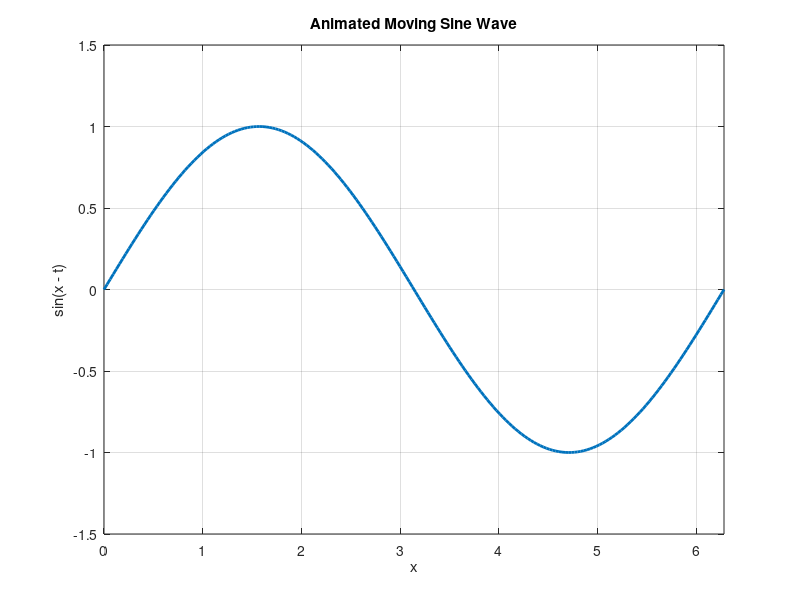

Write the MATLAB code that produced this figure. (Note: this script raises an error after producing the figure.)
clc; clear; close all;

% Parameters
x = linspace(0, 2*pi, 200);
y = sin(x);
h = plot(x, y, 'LineWidth', 2);
axis([0 2*pi -1.5 1.5]);
grid on;
title('Animated Moving Sine Wave');
xlabel('x');
ylabel('sin(x - t)');

% Create a video writer object
v = VideoWriter('sine_wave_animation.mp4', 'MPEG-4'); % Output file
v.FrameRate = 30;  % Frames per second
open(v);           % Open file for writing

% Animation loop
for t = 0:0.1:10
    y = sin(x - t);
    set(h, 'YData', y);
    drawnow;
    
    % Capture the current frame and write to video
    frame = getframe(gcf);
    writeVideo(v, frame);
end

% Close the video file
close(v);
disp('Video saved as sine_wave_animation.mp4');
